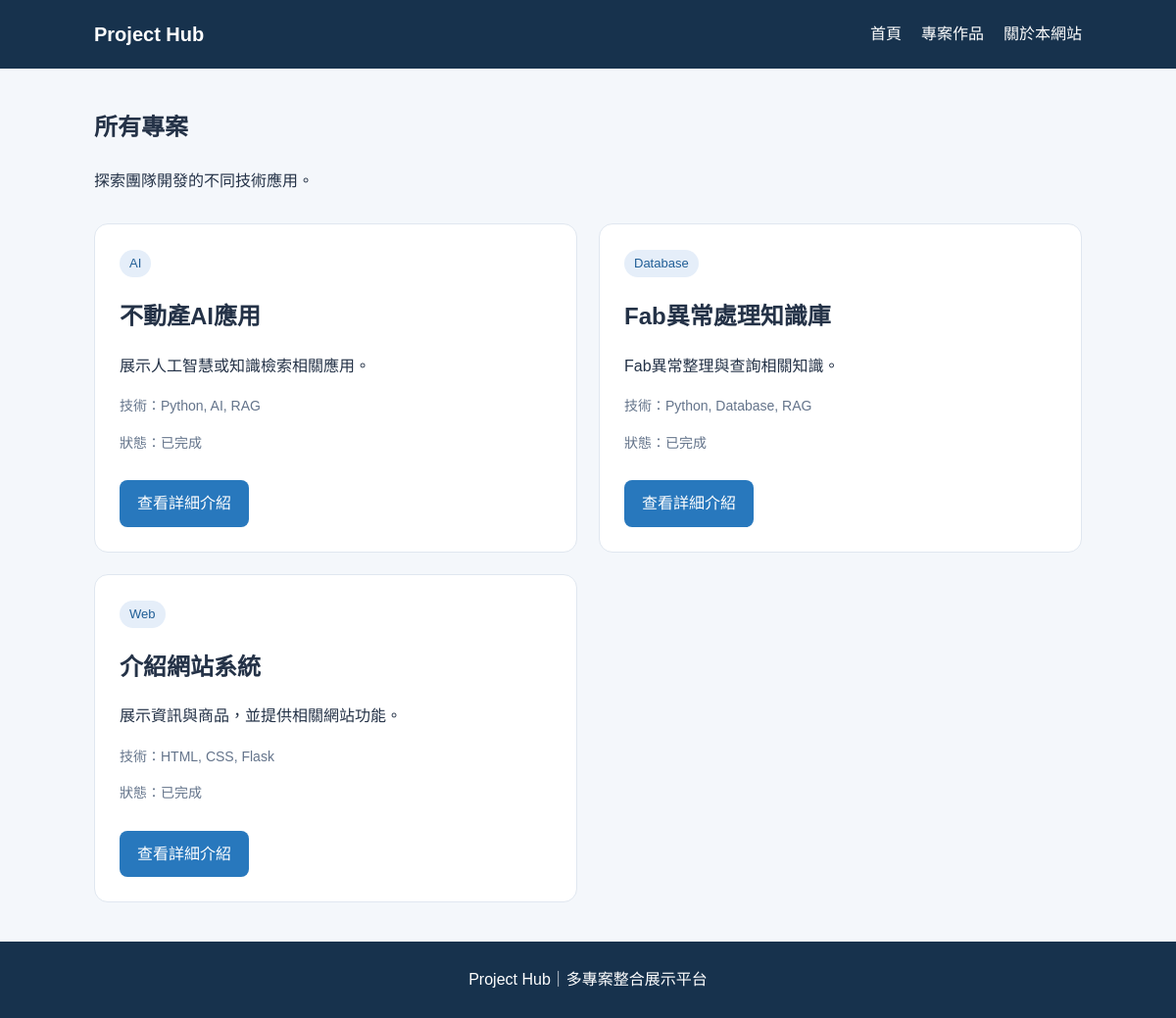
Page /projects on the earlier database version.
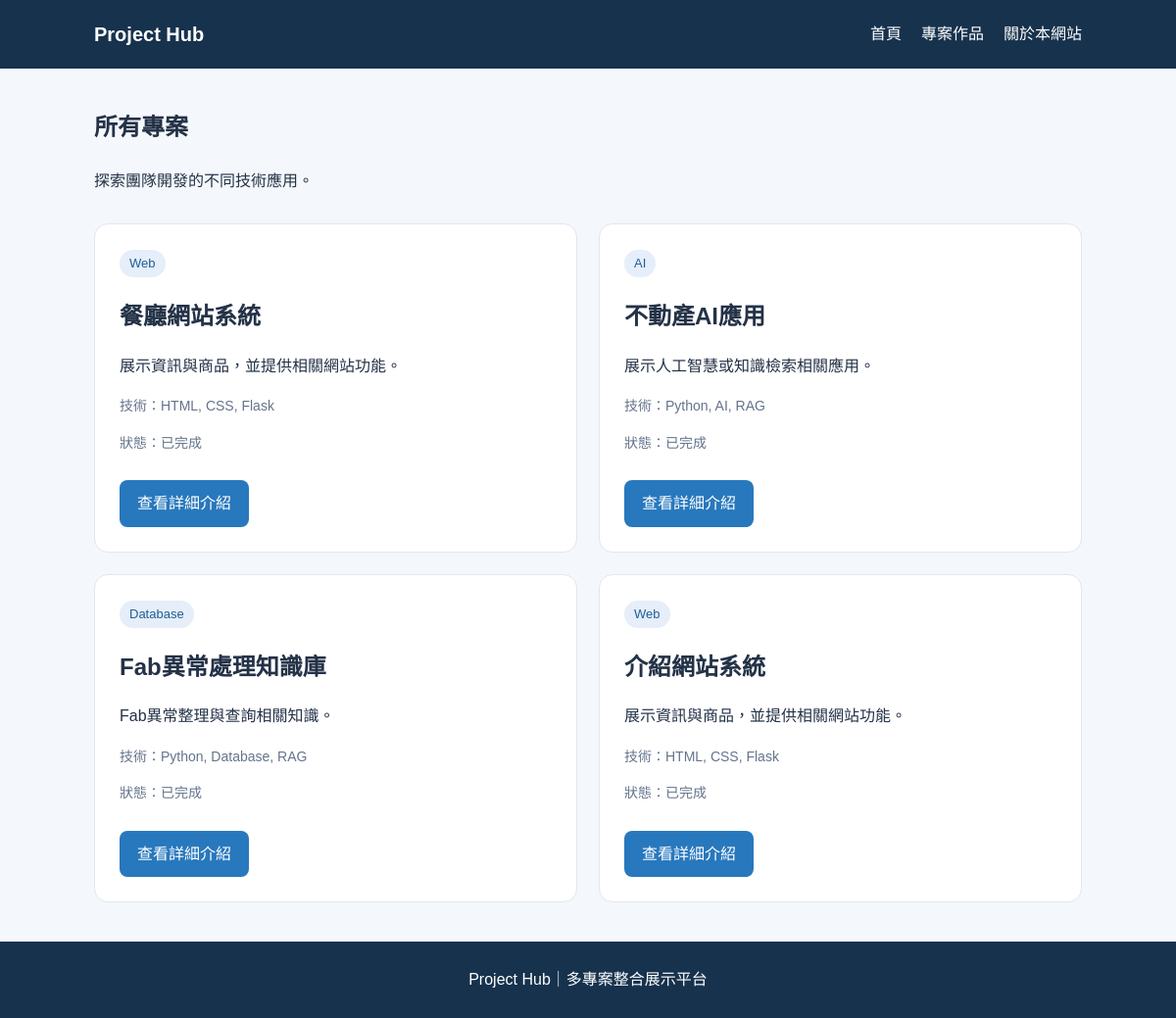
Same page on the later database version.
### tables this page shows
CREATE TABLE projects (
    id INTEGER PRIMARY KEY AUTOINCREMENT,
    title TEXT NOT NULL,
    category TEXT NOT NULL,
    description TEXT NOT NULL,
    tech_stack TEXT,
    demo_url TEXT,
    github_url TEXT,
    image_url TEXT,
    status TEXT DEFAULT '開發中',
    featured INTEGER DEFAULT 0
);

### app.py (the view)
@app.route("/projects")
def project_list():
    conn = get_db_connection()
    projects = conn.execute(
        "SELECT * FROM projects ORDER BY id DESC"
    ).fetchall()
    conn.close()
    return render_template(
        "projects.html",
        projects=projects
    )

### app.py (called while the page is built)
def get_db_connection():
    conn = sqlite3.connect("database.db")
    conn.row_factory = sqlite3.Row
    return conn

### templates/projects.html (shortened to what this page needs)
{% extends "base.html" %}
{% block content %}
<section class="page-heading">
    <h1>所有專案</h1>
    <p>探索團隊開發的不同技術應用。</p>
</section>
<div class="project-grid">
    {% for project in projects %}
    <article class="project-card">
        <span class="category">
            {{ project["category"] }}
        </span>
        <h2>{{ project["title"] }}</h2>
        <p>{{ project["description"] }}</p>
        <p class="tech">
            技術：{{ project["tech_stack"] }}
        </p>
        <p class="status">
            狀態：{{ project["status"] }}
        </p>
        <a class="button"
           href="{{ url_for('project_detail',
                           project_id=project['id']) }}">
            查看詳細介紹
        </a>
    </article>
    {% else %}
    <p>目前沒有專案資料。</p>
    {% endfor %}
</div>
{% endblock %}

### templates/base.html (shortened to what this page needs)
<!DOCTYPE html>
<html lang="zh-Hant">
<head>
    <link rel="stylesheet"
          href="{{ url_for('static', filename='css/style.css') }}">
</head>
<body>
    <header class="navbar">
        <a class="logo" href="{{ url_for('index') }}">
            Project Hub
        </a>
        <nav>
            <a href="{{ url_for('index') }}">首頁</a>
            <a href="{{ url_for('project_list') }}">專案作品</a>
            <a href="{{ url_for('about') }}">關於本網站</a>
        </nav>
    </header>
    <main class="container">
        {% block content %}{% endblock %}
    </main>
    <footer class="footer">
        Project Hub｜多專案整合展示平台
    </footer>
</body>
</html>

### static/css/style.css (style rules this page uses)
* { box-sizing: border-box; }
body { margin: 0; font-family: Arial, "Microsoft JhengHei", sans-serif; color: #243247; background: #f4f7fb; line-height: 1.7; }
.navbar { display: flex; justify-content: space-between; align-items: center; gap: 20px; padding: 18px 8%; background: #17324d; color: white; }
.logo { font-size: 20px; font-weight: bold; color: white; text-decoration: none; }
.navbar nav { display: flex; flex-wrap: wrap; gap: 20px; }
.navbar nav a { color: white; text-decoration: none; }
.container { width: 84%; max-width: 1100px; margin: 40px auto; min-height: 65vh; }
.project-grid { display: grid; grid-template-columns: repeat(2, minmax(0, 1fr)); gap: 22px; }
.project-card, .detail-card { background: white; padding: 25px; border: 1px solid #e0e7f0; border-radius: 14px; }
.project-card h2, .project-card h3 { margin-bottom: 8px; }
.category { display: inline-block; padding: 3px 10px; border-radius: 20px; background: #e5eef9; color: #205e96; font-size: 13px; }
.tech, .status { color: #64748b; font-size: 14px; }
.button { display: inline-block; margin-top: 12px; padding: 10px 18px; background: #2878bd; color: white; text-decoration: none; border-radius: 8px; }
.page-heading { margin-bottom: 30px; }
.footer { padding: 25px; text-align: center; background: #17324d; color: white; }

Differences in the rows shown:
added projects: category "Web", title "餐廳網站系統", description "展示資訊與商品，並提供相關網站功能。", tech_stack "HTML, CSS, Flask", status "已完成"
